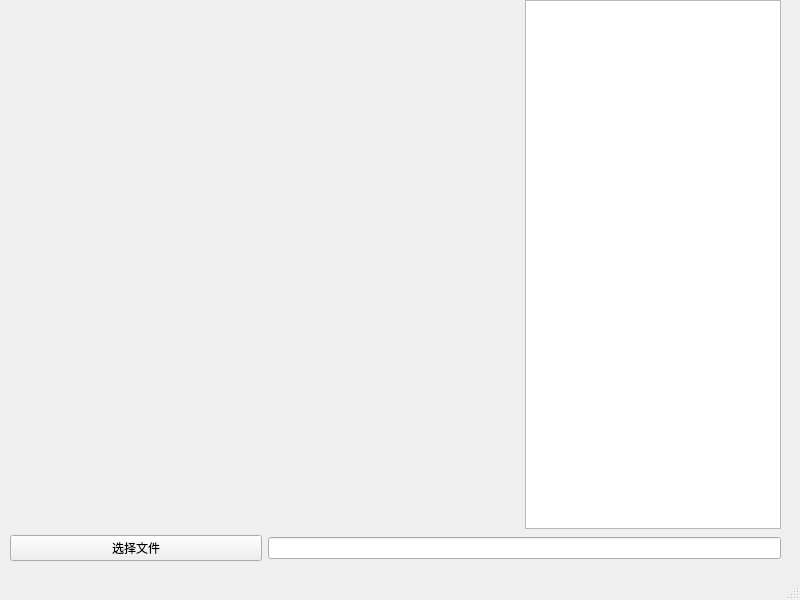
<?xml version="1.0" encoding="UTF-8"?>
<ui version="4.0">
 <class>MainWindow</class>
 <widget class="QMainWindow" name="MainWindow">
  <property name="geometry">
   <rect>
    <x>0</x>
    <y>0</y>
    <width>800</width>
    <height>600</height>
   </rect>
  </property>
  <property name="windowTitle">
   <string>MainWindow</string>
  </property>
  <widget class="QWidget" name="centralwidget">
   <widget class="QWidget" name="">
    <property name="geometry">
     <rect>
      <x>10</x>
      <y>0</y>
      <width>771</width>
      <height>561</height>
     </rect>
    </property>
    <layout class="QGridLayout" name="gridLayout">
     <item row="0" column="0" colspan="2">
      <widget class="QWidget" name="widget" native="true"/>
     </item>
     <item row="0" column="2">
      <widget class="QTextBrowser" name="textBrowser">
       <property name="sizePolicy">
        <sizepolicy hsizetype="Fixed" vsizetype="Expanding">
         <horstretch>0</horstretch>
         <verstretch>0</verstretch>
        </sizepolicy>
       </property>
      </widget>
     </item>
     <item row="1" column="0">
      <widget class="QPushButton" name="pushButton">
       <property name="text">
        <string>选择文件</string>
       </property>
      </widget>
     </item>
     <item row="1" column="1" colspan="2">
      <widget class="QLineEdit" name="lineEdit"/>
     </item>
    </layout>
   </widget>
  </widget>
  <widget class="QStatusBar" name="statusbar"/>
 </widget>
 <resources/>
 <connections/>
</ui>
